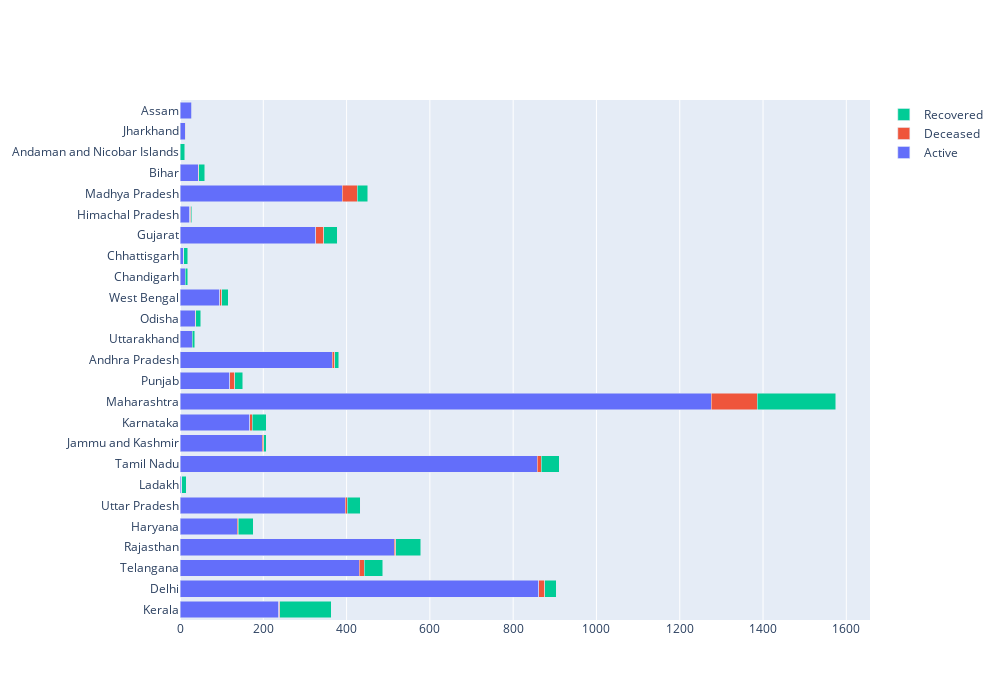

The code cell stored with this chart in its notebook:
### Code cell
import plotly.graph_objects as go
states=data_cases_per_state.index
fig = go.Figure(data=[
    go.Bar(name='Active', y=states,x=data_cases_per_state['Active'] ,orientation='h'),
    go.Bar(name='Deceased', y=states, x=data_cases_per_state['Deceased'] ,orientation='h'),
    go.Bar(name='Recovered', y=states,x=data_cases_per_state['Recovered'] ,orientation='h'),
])
# Change the bar mode
fig.update_layout( width=1000,height=700,barmode='stack')
fig.show()

### Figure 1 — Plotly figure (JSON) as saved in the notebook; plotly's stock layout.template omitted (floating-point values rounded to 4 significant figures)
{"data": [{"name": "Active", "orientation": "h", "type": "bar", "x": [237, 862, 430, 515, 138, 397, 4, 858, 197, 167, 1276, 120, 365, 30, 37, 95, 12, 9, 326, 24, 390, 44, 1, 13, 28], "y": ["Kerala", "Delhi", "Telangana", "Rajasthan", "Haryana", "Uttar Pradesh", "Ladakh", "Tamil Nadu", "Jammu and Kashmir", "Karnataka", "Maharashtra", "Punjab", "Andhra Pradesh", "Uttarakhand", "Odisha", "West Bengal", "Chandigarh", "Chhattisgarh", "Gujarat", "Himachal Pradesh", "Madhya Pradesh", "Bihar", "Andaman and Nicobar Islands", "Jharkhand", "Assam"]}, {"name": "Deceased", "orientation": "h", "type": "bar", "x": [2, 14, 12, 3, 2, 4, 0, 9, 4, 6, 110, 11, 6, 0, 1, 5, 0, 0, 19, 2, 36, 1, 0, 1, 1], "y": ["Kerala", "Delhi", "Telangana", "Rajasthan", "Haryana", "Uttar Pradesh", "Ladakh", "Tamil Nadu", "Jammu and Kashmir", "Karnataka", "Maharashtra", "Punjab", "Andhra Pradesh", "Uttarakhand", "Odisha", "West Bengal", "Chandigarh", "Chhattisgarh", "Gujarat", "Himachal Pradesh", "Madhya Pradesh", "Bihar", "Andaman and Nicobar Islands", "Jharkhand", "Assam"]}, {"name": "Recovered", "orientation": "h", "type": "bar", "x": [124, 27, 45, 60, 36, 32, 11, 44, 6, 34, 188, 20, 10, 5, 12, 16, 7, 9, 33, 2, 25, 15, 10, 0, 0], "y": ["Kerala", "Delhi", "Telangana", "Rajasthan", "Haryana", "Uttar Pradesh", "Ladakh", "Tamil Nadu", "Jammu and Kashmir", "Karnataka", "Maharashtra", "Punjab", "Andhra Pradesh", "Uttarakhand", "Odisha", "West Bengal", "Chandigarh", "Chhattisgarh", "Gujarat", "Himachal Pradesh", "Madhya Pradesh", "Bihar", "Andaman and Nicobar Islands", "Jharkhand", "Assam"]}], "layout": {"barmode": "stack", "height": 700, "width": 1000}}
